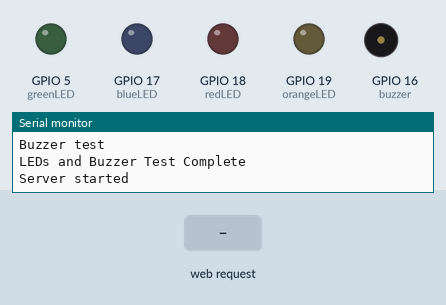
Recording of a sketch running on a simulated ESP32. On the bench: output pins drawn as LEDs (lit = HIGH), buzzer (waves = sounding), the last lines printed to the serial monitor. The test bench sets the inputs (shaded band). WiFi joins after 1.5 s; servers stay silent unless stated.

Above: at 10.8 s.
10.9 s: HTTP request GET /distracted received
At 13.1 s:
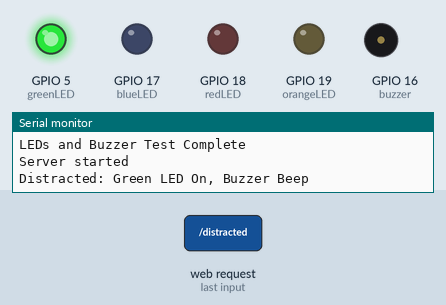
13.4 s: HTTP request GET /drowsy received
At 15.1 s:
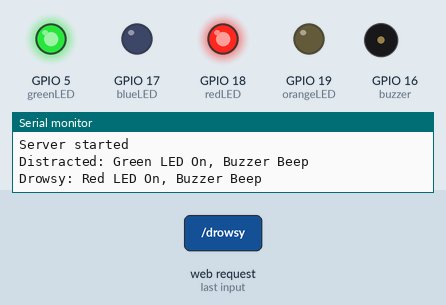
15.9 s: HTTP request GET /mobileuse received
At 18.1 s:
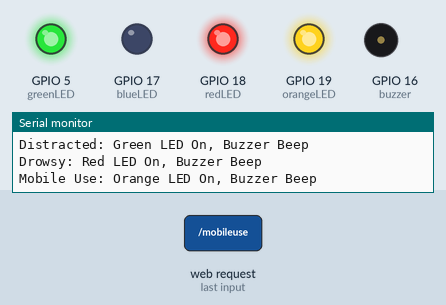
18.4 s: HTTP request GET /smoking received
At 20.1 s:
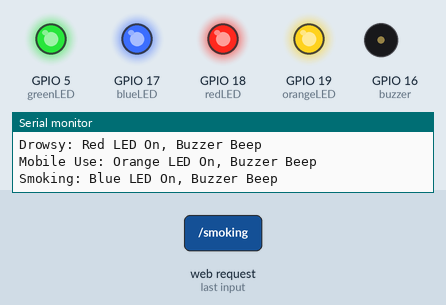
Timing chart, 0 to 25.9 s (numbered marks = the images above; inputs shaded):
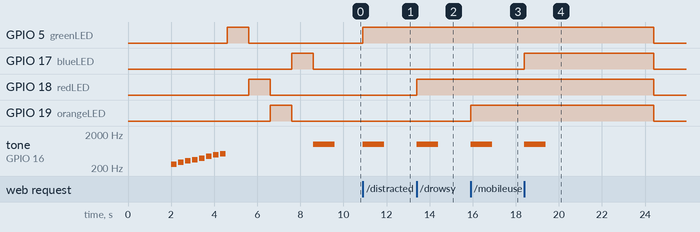

Measured:
- after the input at 10.9 s, GPIO 5 (greenLED): LOW → HIGH at once; tone on GPIO 16 (buzzer): silent → 1000 Hz at once, → silent 1.0 s later
- after the input at 13.4 s, GPIO 18 (redLED): LOW → HIGH at once; tone on GPIO 16 (buzzer): silent → 1000 Hz at once, → silent 1.0 s later
- after the input at 15.9 s, GPIO 19 (orangeLED): LOW → HIGH at once; tone on GPIO 16 (buzzer): silent → 1000 Hz at once, → silent 1.0 s later
- after the input at 18.4 s, GPIO 5 (greenLED), GPIO 18 (redLED), GPIO 19 (orangeLED): HIGH → LOW after 6.0 s instead of 3.5 s; GPIO 17 (blueLED): LOW → HIGH at once, → LOW 6.0 s later; tone on GPIO 16 (buzzer): silent → 1000 Hz at once, → silent 1.0 s later

The sketch:

Main_Arduino_code.ino
```cpp
#include <WiFi.h>
#include <WebServer.h>

// Replace with your network credentials
const char* ssid = "SLTFIBER";
const char* password = "Uchihamadara1";

WebServer server(80);

// Define the GPIO pins for the LEDs and the buzzer
const int greenLED = 5;      // GPIO pin connected to the Green LED
const int redLED = 18;       // GPIO pin connected to the Red LED
const int orangeLED = 19;    // GPIO pin connected to the Orange LED
const int blueLED = 17;      // GPIO pin connected to the Blue LED
const int buzzer = 16;       // GPIO pin connected to the Buzzer

unsigned long timeoutDuration = 5000; // Timeout duration in milliseconds
unsigned long lastActivated = 0; // Last time an LED was activated

void playBuzzerTune() {
  int melody[] = {262, 294, 330, 349, 392, 440, 494, 523}; // Notes in the C major scale
  int noteDurations[] = {4, 4, 4, 4, 4, 4, 4, 4};         // Quarter note duration

  for (int thisNote = 0; thisNote < 8; thisNote++) {
    int noteDuration = 1000 / noteDurations[thisNote];
    tone(buzzer, melody[thisNote], noteDuration);
    int pauseBetweenNotes = noteDuration * 1.30;
    delay(pauseBetweenNotes);
    noTone(buzzer);
  }
}

void beepBuzzer(int duration) {
  tone(buzzer, 1000); // 1 kHz tone
  delay(duration);
  noTone(buzzer);
}

void setup() {
  Serial.begin(115200);
  Serial.println("Starting ESP32 setup...");

  // Connect to WiFi
  WiFi.begin(ssid, password);
  Serial.println("Connecting to WiFi...");
  while (WiFi.status() != WL_CONNECTED) {
    delay(1000);
    Serial.print(".");
  }
  Serial.println("\nConnected to WiFi");
  Serial.print("ESP32 IP Address: ");
  Serial.println(WiFi.localIP());

  // Set the GPIO pins as output
  pinMode(greenLED, OUTPUT);
  pinMode(redLED, OUTPUT);
  pinMode(orangeLED, OUTPUT);
  pinMode(blueLED, OUTPUT);
  pinMode(buzzer, OUTPUT);

  playBuzzerTune();

  // Test LEDs and Buzzer
  Serial.println("Testing LEDs and Buzzer...");

  // Turn on Green LED
  digitalWrite(greenLED, HIGH);
  Serial.println("Green LED Test");
  delay(1000);
  digitalWrite(greenLED, LOW);

  // Turn on Red LED
  digitalWrite(redLED, HIGH);
  Serial.println("Red LED Test");
  delay(1000);
  digitalWrite(redLED, LOW);

  // Turn on Orange LED
  digitalWrite(orangeLED, HIGH);
  Serial.println("Orange LED Test");
  delay(1000);
  digitalWrite(orangeLED, LOW);

  // Turn on Blue LED
  digitalWrite(blueLED, HIGH);
  Serial.println("Blue LED test");
  delay(1000);
  digitalWrite(blueLED, LOW);

  // Test Buzzer
  beepBuzzer(1000); // 1 second beep
  Serial.println("Buzzer test");

  Serial.println("LEDs and Buzzer Test Complete");

  // Define server routes and their actions
  server.on("/distracted", HTTP_GET, [](){
    digitalWrite(greenLED, HIGH);
    beepBuzzer(1000); // 1 second beep
    lastActivated = millis();
    Serial.println("Distracted: Green LED On, Buzzer Beep");
    server.send(200, "text/plain", "Distracted: Green LED On with Buzzer Beep");
  });

  server.on("/drowsy", HTTP_GET, [](){
    digitalWrite(redLED, HIGH);
    beepBuzzer(1000); // 1 second beep
    lastActivated = millis();
    Serial.println("Drowsy: Red LED On, Buzzer Beep");
    server.send(200, "text/plain", "Drowsy: Red LED On with Buzzer Beep");
  });

  server.on("/mobileuse", HTTP_GET, [](){
    digitalWrite(orangeLED, HIGH);
    beepBuzzer(1000); // 1 second beep
    lastActivated = millis();
    Serial.println("Mobile Use: Orange LED On, Buzzer Beep");
    server.send(200, "text/plain", "Mobile Use: Orange LED On with Buzzer Beep");
  });

  server.on("/smoking", HTTP_GET, [](){
    digitalWrite(blueLED, HIGH);
    beepBuzzer(1000); // 1 second beep
    lastActivated = millis();
    Serial.println("Smoking: Blue LED On, Buzzer Beep");
    server.send(200, "text/plain", "Smoking: Blue LED On with Buzzer Beep");
  });

  server.on("/off", HTTP_GET, [](){
    digitalWrite(greenLED, LOW);
    digitalWrite(redLED, LOW);
    digitalWrite(orangeLED, LOW);
    digitalWrite(blueLED, LOW);
    noTone(buzzer);
    Serial.println("All LEDs and Buzzer Off");
    server.send(200, "text/plain", "All LEDs and Buzzer Off");
  });

  server.begin();
  Serial.println("Server started");
}

void loop() {
  server.handleClient();

  // Check if the timeout period has passed
  if (millis() - lastActivated >= timeoutDuration) {
    digitalWrite(greenLED, LOW);
    digitalWrite(redLED, LOW);
    digitalWrite(orangeLED, LOW);
    digitalWrite(blueLED, LOW);
    noTone(buzzer);
  }
}
```
